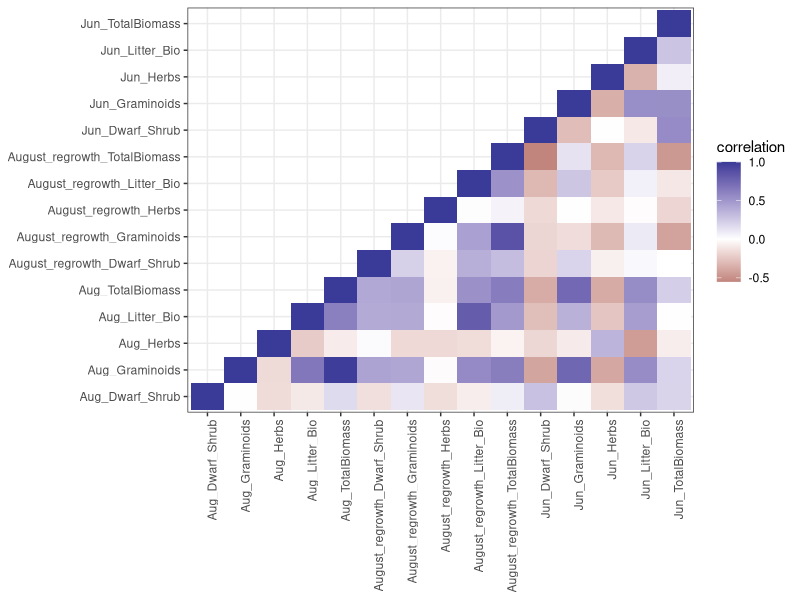
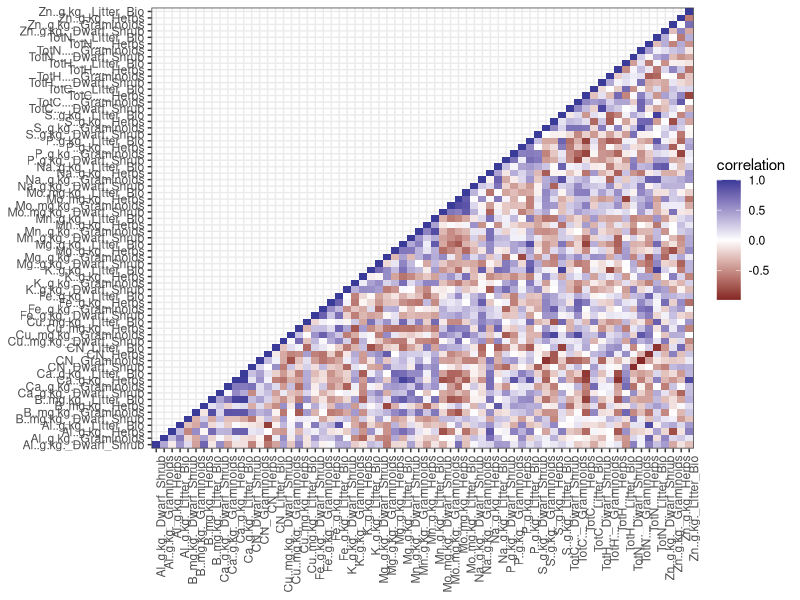
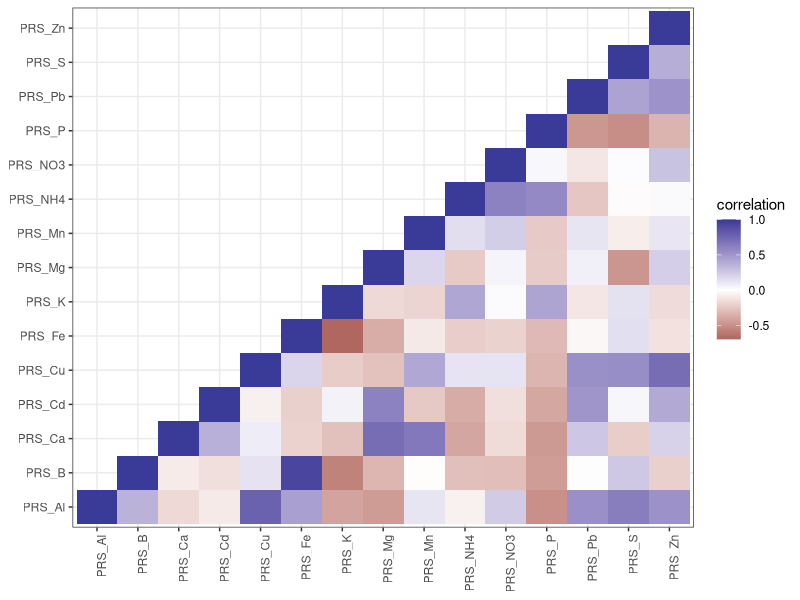
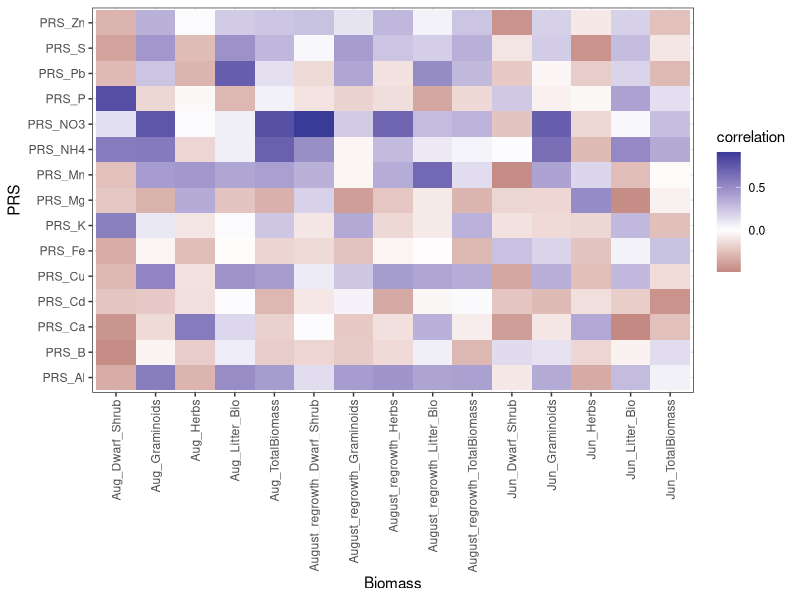
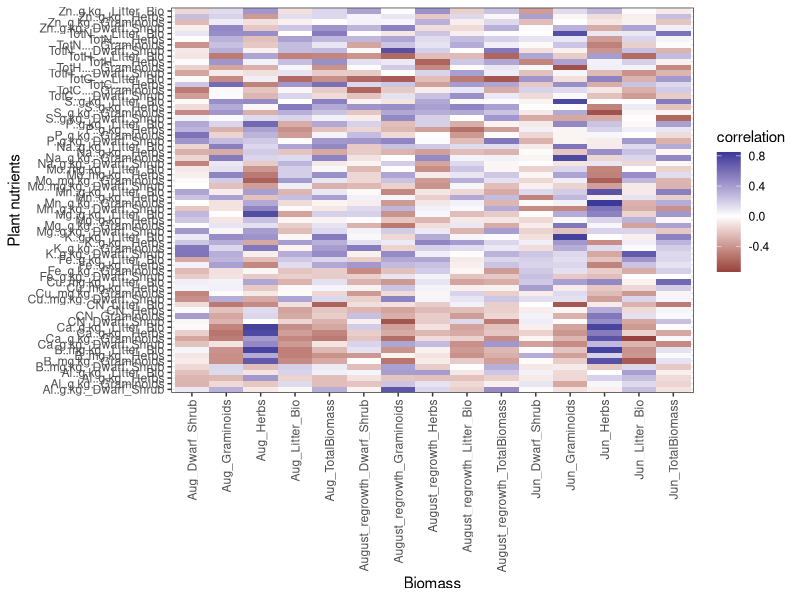
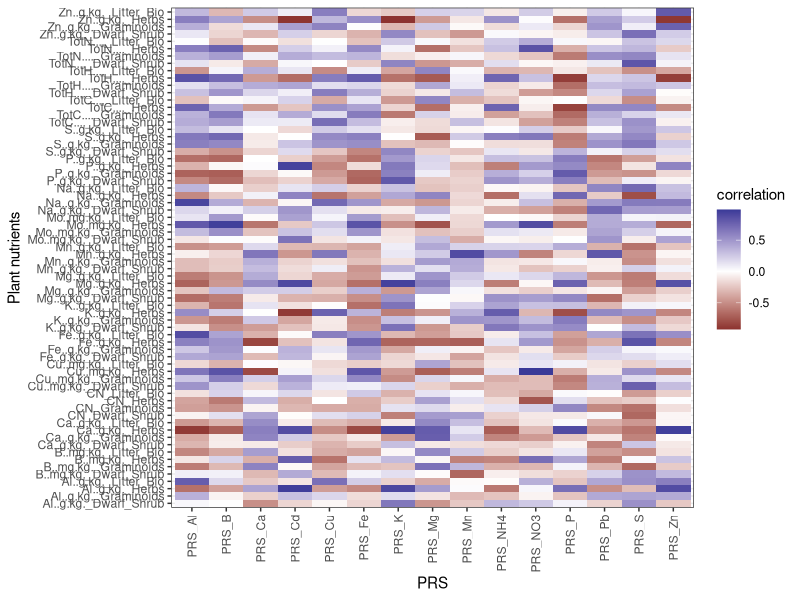
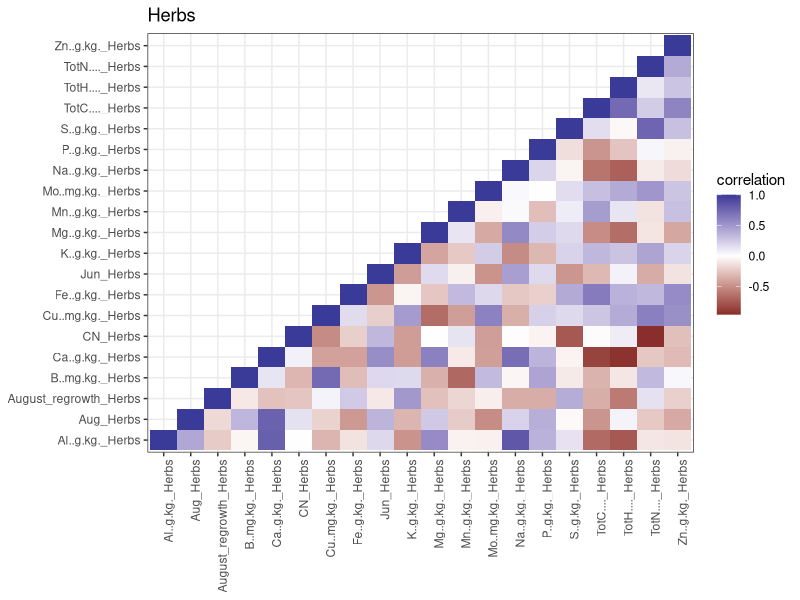
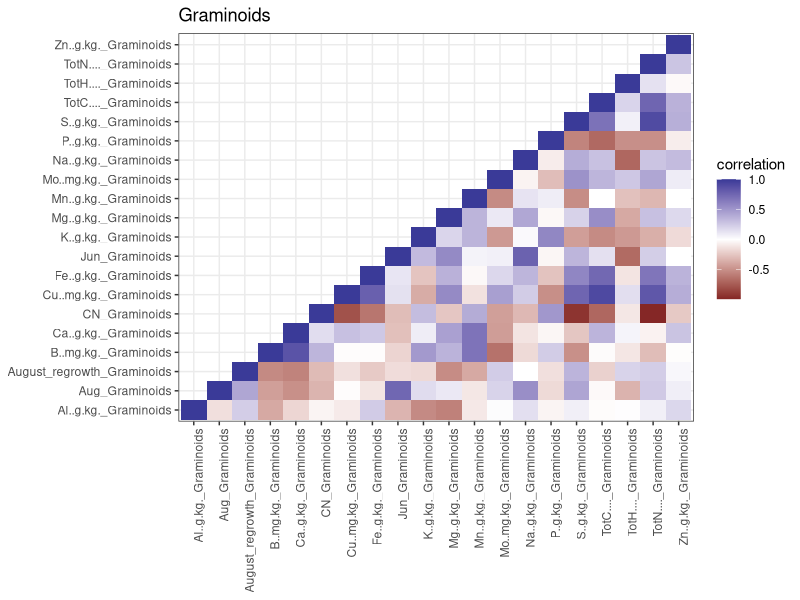

Generate these figures, in order, with R:
rm(list=ls())

library(tidyr)
library(dplyr)
library(ggplot2)


#Load data
setesdal_prsplant<-read.csv("data/combined_wide_dataset.csv",header=TRUE)

#Correlation matrices
#Between and within groups of variables
#Create subgroups of variables by type
names(setesdal_prsplant)
biomass_list<-setesdal_prsplant[,5:19]
plantnut_list<-setesdal_prsplant[,21:88]
prs_list<-setesdal_prsplant[,89:103]
#Subgroups by plant group
herb_list<-setesdal_prsplant %>%  select(matches("herb", ignore.case = TRUE))
graminoid_list<-setesdal_prsplant %>%  select(matches("graminoid", ignore.case = TRUE))
dwarfshrub_list<-setesdal_prsplant %>%  select(matches("shrub", ignore.case = TRUE))
litter_list<-setesdal_prsplant %>%  select(matches("litter", ignore.case = TRUE))


#Correlations Within variable groups
cor_Biomass <- cor(biomass_list, use = "pairwise.complete.obs")
cor_Nuts <- cor(plantnut_list, use = "pairwise.complete.obs")
cor_PRS <- cor(prs_list, use = "pairwise.complete.obs")

cor_Biomass_df <- cor_Biomass %>%
  as.data.frame() %>%
  tibble::rownames_to_column("Var1") %>%
  pivot_longer(-Var1, names_to = "Var2", values_to = "correlation")%>%
  filter(as.numeric(factor(Var1)) <= as.numeric(factor(Var2)))

cor_Nuts_df <- cor_Nuts %>%
  as.data.frame() %>%
  tibble::rownames_to_column("Var1") %>%
  pivot_longer(-Var1, names_to = "Var2", values_to = "correlation")%>%
  filter(as.numeric(factor(Var1)) <= as.numeric(factor(Var2)))

cor_PRS_df <- cor_PRS %>%
  as.data.frame() %>%
  tibble::rownames_to_column("Var1") %>%
  pivot_longer(-Var1, names_to = "Var2", values_to = "correlation")%>%
  filter(as.numeric(factor(Var1)) <= as.numeric(factor(Var2)))

ggplot(cor_Biomass_df, aes(x = Var2, y = Var1, fill = correlation)) +
  geom_tile() + labs(x = NULL, y = NULL)+
  scale_fill_gradient2() +
  theme_bw() +
  theme(axis.text.x = element_text(angle = 90, hjust = 1))

ggplot(cor_Nuts_df, aes(x = Var2, y = Var1, fill = correlation)) +
  geom_tile()+ labs(x = NULL, y = NULL) +
  scale_fill_gradient2() +
  theme_bw() +
  theme(axis.text.x = element_text(angle = 90, hjust = 1))

ggplot(cor_PRS_df, aes(x = Var2, y = Var1, fill = correlation)) +
  geom_tile()+ labs(x = NULL, y = NULL) +
  scale_fill_gradient2() +
  theme_bw() +
  theme(axis.text.x = element_text(angle = 90, hjust = 1))

#Correlations Between variable groups
cor_df_BiomassPRS <- cor(biomass_list, prs_list, use = "pairwise.complete.obs") %>%
  as.data.frame() %>%
  tibble::rownames_to_column("X_var") %>%
  pivot_longer(-X_var, names_to = "Y_var", values_to = "correlation")
cor_df_BiomassPRS

ggplot(cor_df_BiomassPRS, aes(x = X_var, y = Y_var, fill = correlation)) +
  geom_tile() +xlab("Biomass")+ylab("PRS")+
  scale_fill_gradient2() +
  theme_bw()+ theme(axis.text.x = element_text(angle = 90, vjust = 0.5, hjust = 1))

cor_df_BiomassNuts <- cor(biomass_list, plantnut_list, use = "pairwise.complete.obs") %>%
  as.data.frame() %>%
  tibble::rownames_to_column("X_var") %>%
  pivot_longer(-X_var, names_to = "Y_var", values_to = "correlation")
cor_df_BiomassNuts

ggplot(cor_df_BiomassNuts, aes(x = X_var, y = Y_var, fill = correlation)) +
  geom_tile() +xlab("Biomass")+ylab("Plant nutrients")+
  scale_fill_gradient2() +
  theme_bw()+ theme(axis.text.x = element_text(angle = 90, vjust = 0.5, hjust = 1))

cor_df_PRSNuts <- cor(prs_list, plantnut_list, use = "pairwise.complete.obs") %>%
  as.data.frame() %>%
  tibble::rownames_to_column("X_var") %>%
  pivot_longer(-X_var, names_to = "Y_var", values_to = "correlation")
cor_df_PRSNuts

ggplot(cor_df_PRSNuts, aes(x = X_var, y = Y_var, fill = correlation)) +
  geom_tile() +xlab("PRS")+ylab("Plant nutrients")+
  scale_fill_gradient2() +
  theme_bw()+ theme(axis.text.x = element_text(angle = 90, vjust = 0.5, hjust = 1))

#Correlations within plant groups
cor_Herb<- cor(herb_list, use = "pairwise.complete.obs")
cor_Gram <- cor(graminoid_list, use = "pairwise.complete.obs")
cor_Shrub <- cor(dwarfshrub_list, use = "pairwise.complete.obs")
cor_Litter <- cor(litter_list, use = "pairwise.complete.obs")

cor_Herb_df <- cor_Herb %>%
  as.data.frame() %>%
  tibble::rownames_to_column("Var1") %>%
  pivot_longer(-Var1, names_to = "Var2", values_to = "correlation")%>%
  filter(as.numeric(factor(Var1)) <= as.numeric(factor(Var2)))

cor_Gram_df <- cor_Gram %>%
  as.data.frame() %>%
  tibble::rownames_to_column("Var1") %>%
  pivot_longer(-Var1, names_to = "Var2", values_to = "correlation")%>%
  filter(as.numeric(factor(Var1)) <= as.numeric(factor(Var2)))

cor_Shrub_df <- cor_Shrub %>%
  as.data.frame() %>%
  tibble::rownames_to_column("Var1") %>%
  pivot_longer(-Var1, names_to = "Var2", values_to = "correlation")%>%
  filter(as.numeric(factor(Var1)) <= as.numeric(factor(Var2)))

cor_Litter_df <- cor_Litter %>%
  as.data.frame() %>%
  tibble::rownames_to_column("Var1") %>%
  pivot_longer(-Var1, names_to = "Var2", values_to = "correlation")%>%
  filter(as.numeric(factor(Var1)) <= as.numeric(factor(Var2)))


ggplot(cor_Herb_df, aes(x = Var2, y = Var1, fill = correlation)) +
  geom_tile() + labs(x = NULL, y = NULL)+ggtitle('Herbs')+
  scale_fill_gradient2() +
  theme_bw() +
  theme(axis.text.x = element_text(angle = 90, hjust = 1))

ggplot(cor_Gram_df, aes(x = Var2, y = Var1, fill = correlation)) +
  geom_tile() + labs(x = NULL, y = NULL)+ggtitle('Graminoids')+
  scale_fill_gradient2() +
  theme_bw() +
  theme(axis.text.x = element_text(angle = 90, hjust = 1))

ggplot(cor_Shrub_df, aes(x = Var2, y = Var1, fill = correlation)) +
  geom_tile() + labs(x = NULL, y = NULL)+ggtitle('Dwarf shrubs')+
  scale_fill_gradient2() +
  theme_bw() +
  theme(axis.text.x = element_text(angle = 90, hjust = 1))

ggplot(cor_Litter_df, aes(x = Var2, y = Var1, fill = correlation)) +
  geom_tile() + labs(x = NULL, y = NULL)+ggtitle('Litter')+
  scale_fill_gradient2() +
  theme_bw() +
  theme(axis.text.x = element_text(angle = 90, hjust = 1))


library(pheatmap)
pheatmap(cor_Biomass)
pheatmap(cor_Nuts)
pheatmap(cor_PRS,
         clustering_distance_rows = as.dist(1 - cor_PRS),
         clustering_distance_cols = as.dist(1 - cor_PRS)
)
